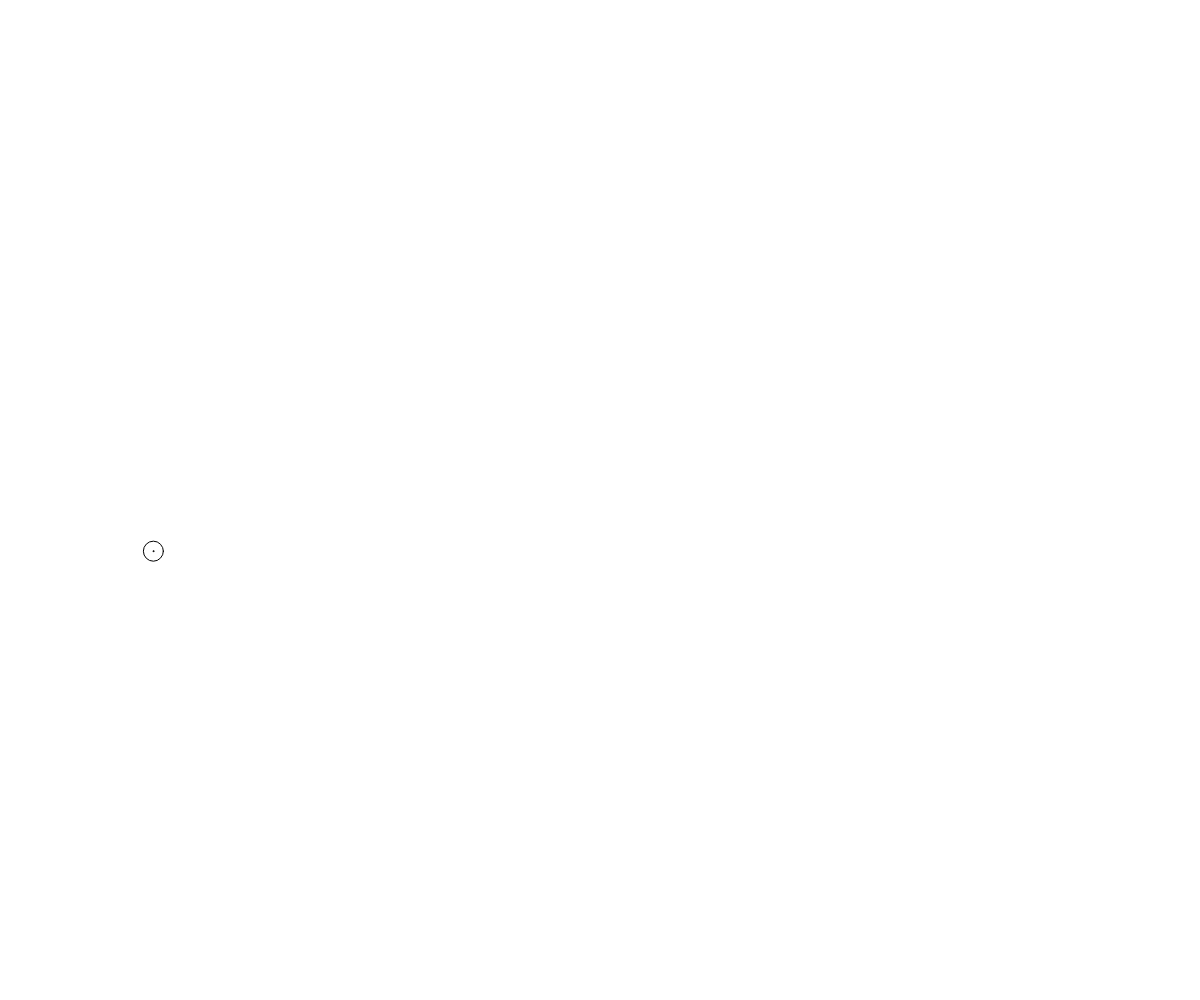
Frame 1 (no input)
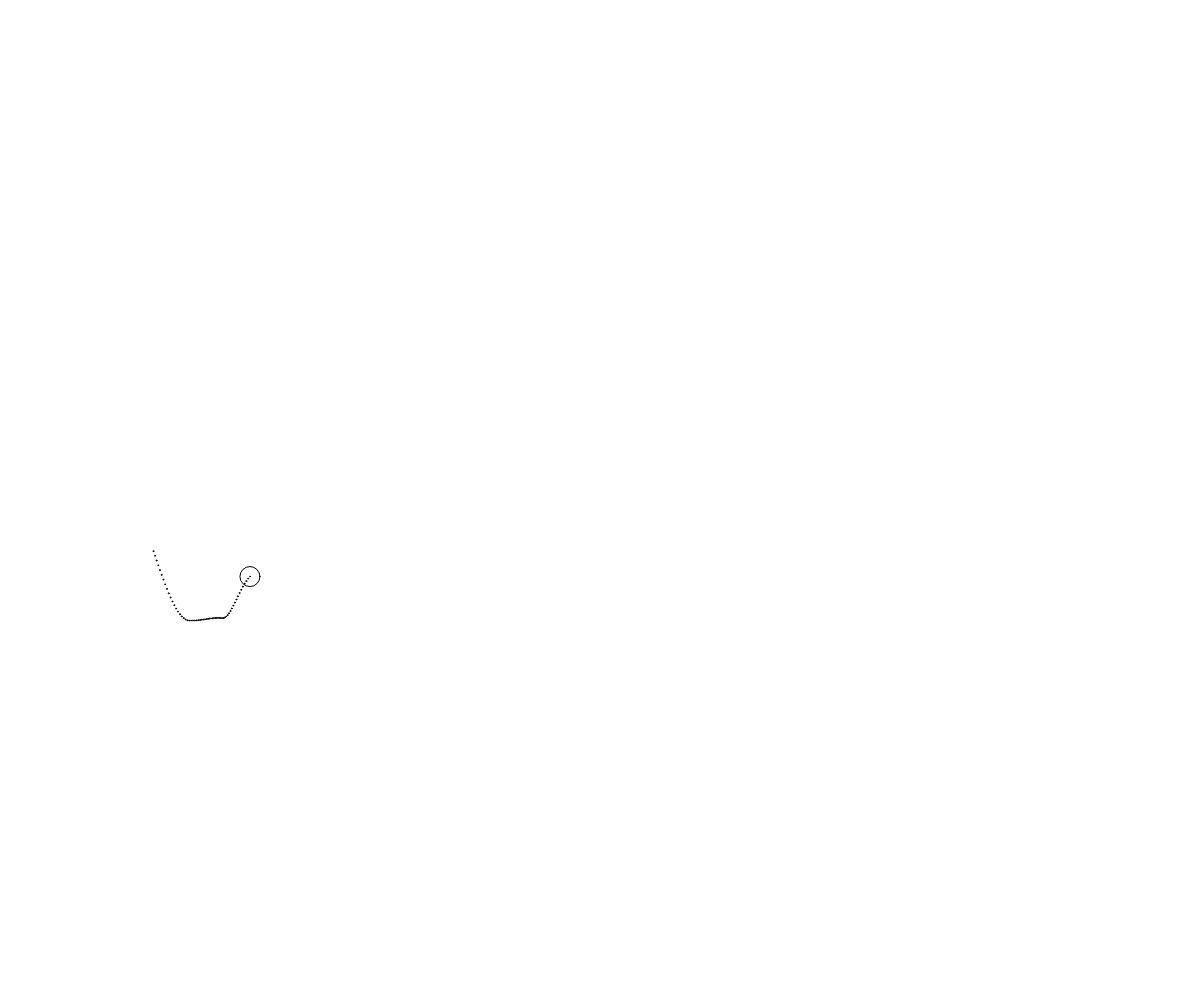
Frame 60 (no input)
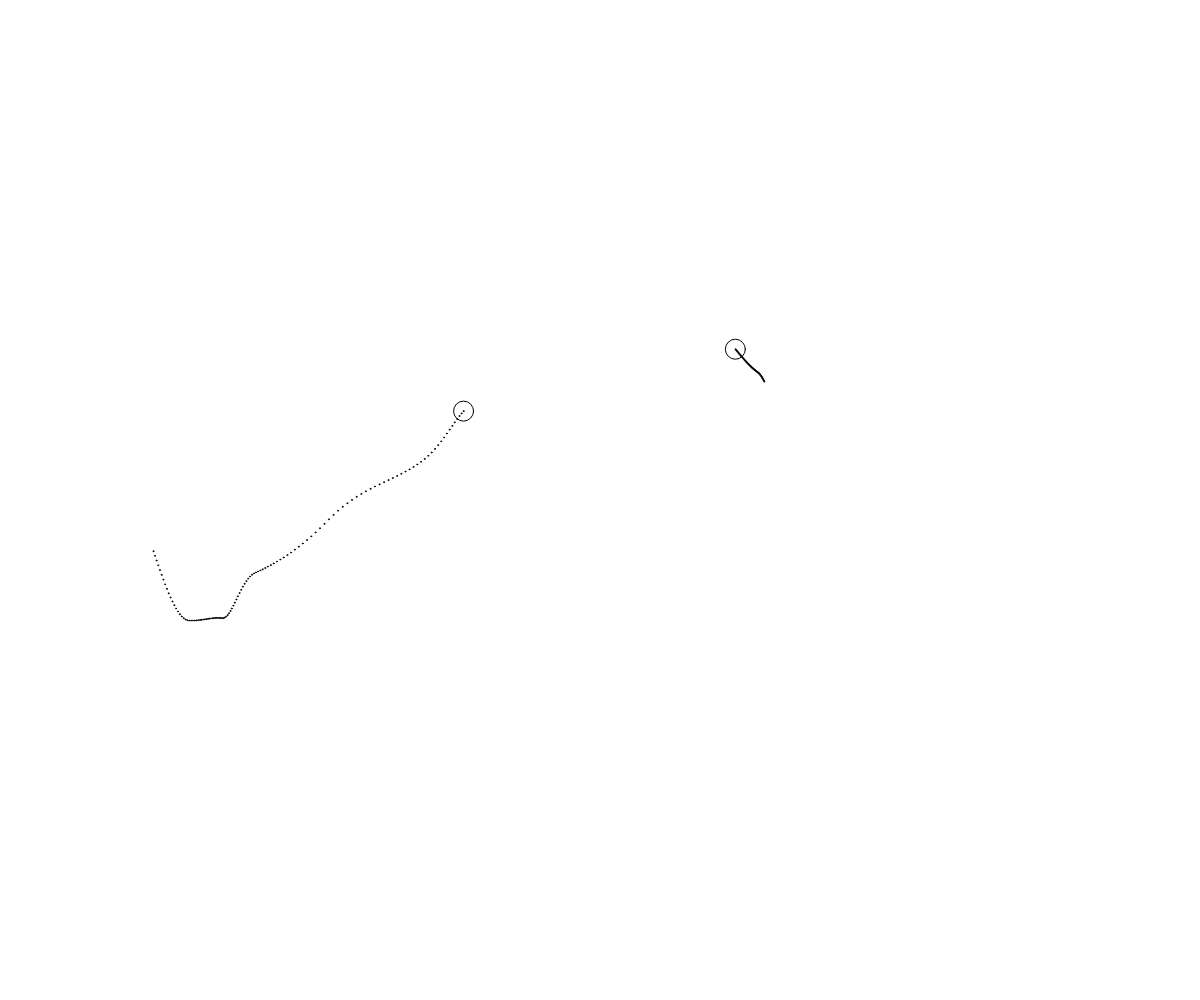
Frame 120 (the mouse pressed at the canvas centre since frame 60)

The p5.js sketch that drew these frames (run headless with seeded random() and noise() and a simulated clock; from frame 60 on, the mouse is pressed at the canvas centre):

// p5.js sketch
// ── sketch.js
// -
//
// Camminatore indipendente che disegna by Lucilla Cesaroni [click, draw]
// 2021 Lucilla @LucillaCesaroni, Daniele @Fupete and the course DS-2021 at DESIGN.unirsm 
// github.com/ds-2021-unirsm - github.com/fupete - github.com/LucillaCesaroni 
// Educational purposes, MIT License, 2021, San Marino
//
// —
//
// Credits/Thanks to: 
// @Koło Imago for https://openprocessing.org/sketch/94545
//
// —
//
// Help:
// [mouse] add drawer
//
// —

var w, h;
var d = 20; // diametro ellisse
var quanti = 1; // numero pallini
var c = []; // array vuoto che contiene gli oggetti che sono i camminatori
var speedMax = 0.4; // velocità movimento

var d2 = 1; // diametro ellisse piccolo

function setup() {
    createCanvas(w = windowWidth, h = windowHeight);
}

//Al click del mouse aggiungo dei camminatori che avranno velocità indipendente
function mousePressed() {
    quanti += 1;
}

function draw() {

    // crea n oggetti di classe Camminatore
    for (var i = 0; i < quanti; i++) {
        c.push(new Camminatore(i));
    }

    for (var i = 0; i < quanti; i++) {
        c[i].move();
        c[i].display();
    }

    // cancello i camminatori 
    if (quanti == 11) {
        quanti = 1;
        c = [];
    }
}

function Camminatore(_id) {

    this.id = _id;

    console.log(_id);

    this.x = random(w); // x inizio
    this.y = random(h); // y inizio

    this.xcontenitore = [];
    this.ycontenitore = [];
    this.conta = 0;
    this.speed = random(0, speedMax);

    this.noiseX = random(1000);
    this.noiseY = random(2000);

    // metodo move
    this.move = function () {
        var a = this.x = w * noise(this.noiseX);
        var b = this.y = h * noise(this.noiseY);

        this.noiseX += 0.01 * this.speed;
        this.noiseY += 0.02 * this.speed;

        // mi serve per creare un array con tutte le vecchie posizioni
        this.xcontenitore.push(a);
        this.ycontenitore.push(b);
        this.conta += 1; // quanto è lungo questo array?

        // la lunghezza del conta è max 250 
        if (this.conta == 250) {
            this.conta = 0;
            this.xcontenitore = [];
            this.ycontenitore = [];
        }
    }

    background(255);

    // metodo display
    this.display = function () {
        stroke(0);
        fill(255);

        ellipse(this.x, this.y, d);

        for (var i = 0; i < this.conta; i++) {
            ellipse(this.xcontenitore[i], this.ycontenitore[i], d2); // disegna ogni volta tutte le ellissi
        }
    }
}

function windowResized() {
    resizeCanvas(windowWidth, windowHeight);
}
